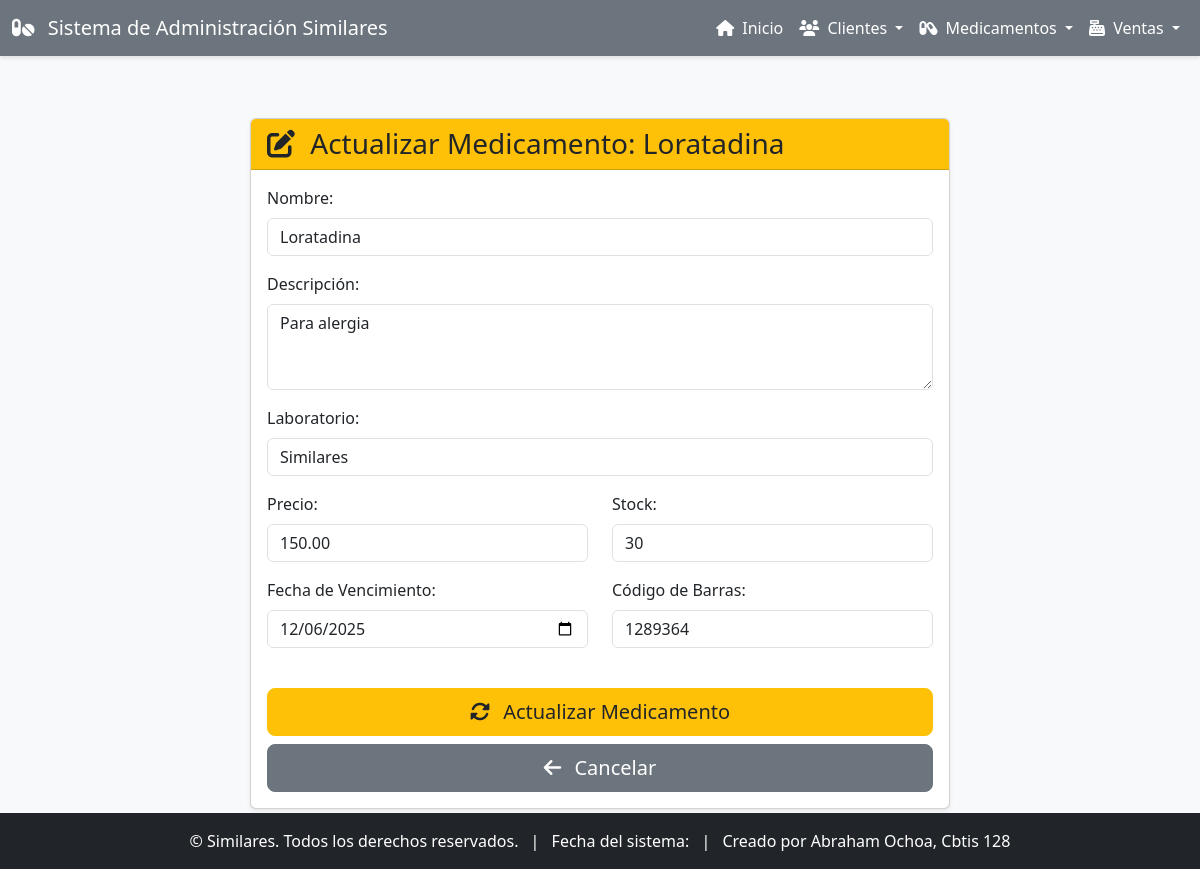
The page /medicamentos/actualizar/1/ on the database its author committed.
### app_Similares/models.py (models this page shows, shortened)
class Medicamento(models.Model):
    nombre = models.CharField(max_length=150)
    descripcion = models.TextField()
    laboratorio = models.CharField(max_length=100)
    precio = models.DecimalField(max_digits=10, decimal_places=2)
    stock = models.PositiveIntegerField()
    fecha_vencimiento = models.DateField()
    codigo_barras = models.CharField(max_length=50, unique=True)

### app_Similares/views.py (the view)
# urls.py: path('medicamentos/actualizar/<int:pk>/', views.actualizar_medicamento, name='actualizar_medicamento'),
def actualizar_medicamento(request, pk):
    medicamento = get_object_or_404(Medicamento, pk=pk)
    return render(request, 'app_Similares/medicamentos/actualizar_medicamento.html', {'medicamento': medicamento})

### app_Similares/templates/app_Similares/medicamentos/actualizar_medicamento.html (shortened to what this page needs)
{% extends 'app_Similares/base.html' %}
{% block content %}
<div class="container mt-4">
    <div class="card shadow-sm mx-auto" style="max-width: 700px;">
        <div class="card-header bg-warning text-dark">
            <h3 class="mb-0"><i class="fas fa-edit me-2"></i> Actualizar Medicamento: {{ medicamento.nombre }}</h3>
        </div>
        <div class="card-body">
            <form method="post" action="{% url 'realizar_actualizacion_medicamento' medicamento.pk %}">
                <div class="mb-3">
                    <label for="nombre" class="form-label">Nombre:</label>
                    <input type="text" class="form-control" id="nombre" name="nombre" value="{{ medicamento.nombre }}" required>
                </div>
                <div class="mb-3">
                    <label for="descripcion" class="form-label">Descripción:</label>
                    <textarea class="form-control" id="descripcion" name="descripcion" rows="3">{{ medicamento.descripcion }}</textarea>
                </div>
                <div class="mb-3">
                    <label for="laboratorio" class="form-label">Laboratorio:</label>
                    <input type="text" class="form-control" id="laboratorio" name="laboratorio" value="{{ medicamento.laboratorio }}" required>
                </div>
                <div class="row">
                    <div class="col-md-6 mb-3">
                        <label for="precio" class="form-label">Precio:</label>
                        <input type="number" step="0.01" class="form-control" id="precio" name="precio" value="{{ medicamento.precio|floatformat:2 }}" required>
                    </div>
                    <div class="col-md-6 mb-3">
                        <label for="stock" class="form-label">Stock:</label>
                        <input type="number" class="form-control" id="stock" name="stock" value="{{ medicamento.stock }}" required>
                    </div>
                </div>
                <div class="row">
                    <div class="col-md-6 mb-3">
                        <label for="fecha_vencimiento" class="form-label">Fecha de Vencimiento:</label>
                        <input type="date" class="form-control" id="fecha_vencimiento" name="fecha_vencimiento" value="{{ medicamento.fecha_vencimiento|date:'Y-m-d' }}" required>
                    </div>
                    <div class="col-md-6 mb-3">
                        <label for="codigo_barras" class="form-label">Código de Barras:</label>
                        <input type="text" class="form-control" id="codigo_barras" name="codigo_barras" value="{{ medicamento.codigo_barras }}" required>
                    </div>
                </div>
                <div class="d-grid gap-2 mt-4">
                    <button type="submit" class="btn btn-warning btn-lg text-dark"><i class="fas fa-sync-alt me-2"></i> Actualizar Medicamento</button>
                    <a href="{% url 'ver_medicamentos' %}" class="btn btn-secondary btn-lg"><i class="fas fa-arrow-left me-2"></i> Cancelar</a>
                </div>
            </form>
        </div>
    </div>
</div>
{% endblock %}

### app_Similares/templates/app_Similares/base.html (style rules this page uses)
body { display: flex; flex-direction: column; min-height: 100vh; background-color: #f8f9fa; }
.btn-warning { background-color: #ffc107; border-color: #ffc107; }

### rows shown on the page
Medicamento: nombre "Loratadina", descripcion "Para alergia", laboratorio "Similares", precio "150.00", stock "30", fecha_vencimiento "12/06/2025", codigo_barras "1289364"
